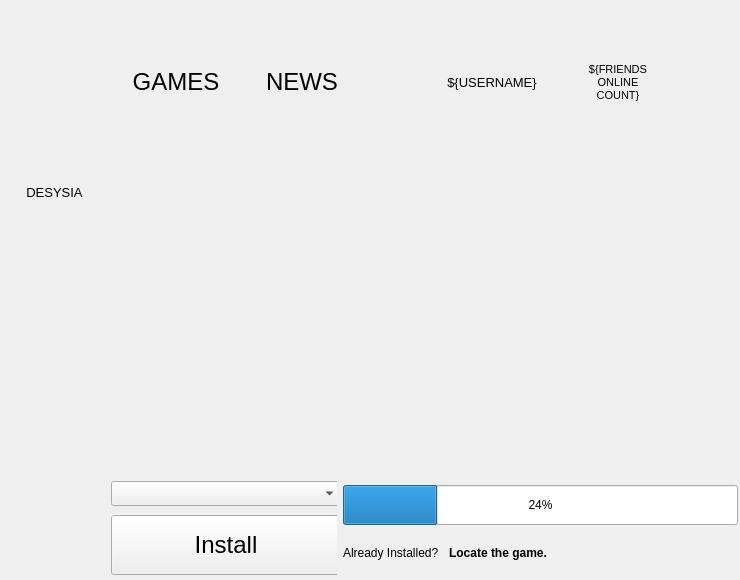
<?xml version="1.0" encoding="UTF-8"?>
<ui version="4.0">
 <class>MainWindowForm</class>
 <widget class="QWidget" name="MainWindowForm">
  <property name="geometry">
   <rect>
    <x>0</x>
    <y>0</y>
    <width>740</width>
    <height>580</height>
   </rect>
  </property>
  <property name="sizePolicy">
   <sizepolicy hsizetype="MinimumExpanding" vsizetype="Preferred">
    <horstretch>0</horstretch>
    <verstretch>0</verstretch>
   </sizepolicy>
  </property>
  <property name="minimumSize">
   <size>
    <width>250</width>
    <height>250</height>
   </size>
  </property>
  <property name="windowTitle">
   <string>Form</string>
  </property>
  <widget class="QWidget" name="verticalLayoutWidget">
   <property name="geometry">
    <rect>
     <x>0</x>
     <y>0</y>
     <width>742</width>
     <height>581</height>
    </rect>
   </property>
   <layout class="QVBoxLayout" name="verticalLayout">
    <item>
     <widget class="QWidget" name="toolbarWidget" native="true">
      <property name="enabled">
       <bool>false</bool>
      </property>
      <property name="sizePolicy">
       <sizepolicy hsizetype="MinimumExpanding" vsizetype="Fixed">
        <horstretch>0</horstretch>
        <verstretch>0</verstretch>
       </sizepolicy>
      </property>
      <property name="minimumSize">
       <size>
        <width>740</width>
        <height>40</height>
       </size>
      </property>
      <property name="maximumSize">
       <size>
        <width>16777215</width>
        <height>40</height>
       </size>
      </property>
      <property name="styleSheet">
       <string notr="true">background-color: transparent;</string>
      </property>
     </widget>
    </item>
    <item>
     <widget class="QWidget" name="mainFrameWidget" native="true">
      <property name="sizePolicy">
       <sizepolicy hsizetype="MinimumExpanding" vsizetype="Preferred">
        <horstretch>0</horstretch>
        <verstretch>0</verstretch>
       </sizepolicy>
      </property>
      <widget class="QWidget" name="horizontalLayoutWidget">
       <property name="geometry">
        <rect>
         <x>0</x>
         <y>0</y>
         <width>741</width>
         <height>72</height>
        </rect>
       </property>
       <layout class="QHBoxLayout" name="horizontalLayout">
        <item>
         <widget class="QPushButton" name="phantomNetMainButton">
          <property name="minimumSize">
           <size>
            <width>110</width>
            <height>60</height>
           </size>
          </property>
          <property name="maximumSize">
           <size>
            <width>110</width>
            <height>60</height>
           </size>
          </property>
          <property name="styleSheet">
           <string notr="true">background-color: transparent;</string>
          </property>
          <property name="text">
           <string/>
          </property>
          <property name="icon">
           <iconset theme=":/RV_Icon.png">
            <normalon>:/RV_Icon.png</normalon>
           </iconset>
          </property>
          <property name="iconSize">
           <size>
            <width>60</width>
            <height>60</height>
           </size>
          </property>
          <property name="flat">
           <bool>true</bool>
          </property>
         </widget>
        </item>
        <item>
         <widget class="QPushButton" name="gamesButton">
          <property name="minimumSize">
           <size>
            <width>120</width>
            <height>60</height>
           </size>
          </property>
          <property name="maximumSize">
           <size>
            <width>120</width>
            <height>60</height>
           </size>
          </property>
          <property name="font">
           <font>
            <pointsize>18</pointsize>
           </font>
          </property>
          <property name="styleSheet">
           <string notr="true">background-color: transparent;</string>
          </property>
          <property name="text">
           <string>GAMES</string>
          </property>
          <property name="flat">
           <bool>true</bool>
          </property>
         </widget>
        </item>
        <item>
         <widget class="QPushButton" name="newsButton">
          <property name="minimumSize">
           <size>
            <width>120</width>
            <height>60</height>
           </size>
          </property>
          <property name="maximumSize">
           <size>
            <width>120</width>
            <height>60</height>
           </size>
          </property>
          <property name="font">
           <font>
            <pointsize>18</pointsize>
           </font>
          </property>
          <property name="styleSheet">
           <string notr="true">background-color: transparent;</string>
          </property>
          <property name="text">
           <string>NEWS</string>
          </property>
          <property name="flat">
           <bool>true</bool>
          </property>
         </widget>
        </item>
        <item>
         <spacer name="horizontalSpacer">
          <property name="orientation">
           <enum>Qt::Horizontal</enum>
          </property>
          <property name="sizeHint" stdset="0">
           <size>
            <width>40</width>
            <height>20</height>
           </size>
          </property>
         </spacer>
        </item>
        <item>
         <widget class="QPushButton" name="userButton">
          <property name="minimumSize">
           <size>
            <width>120</width>
            <height>60</height>
           </size>
          </property>
          <property name="maximumSize">
           <size>
            <width>120</width>
            <height>60</height>
           </size>
          </property>
          <property name="font">
           <font>
            <pointsize>10</pointsize>
           </font>
          </property>
          <property name="styleSheet">
           <string notr="true">background-color: transparent;</string>
          </property>
          <property name="text">
           <string>${USERNAME}</string>
          </property>
          <property name="icon">
           <iconset theme=":/Status_Available">
            <normalon>:/Status_Available</normalon>
           </iconset>
          </property>
          <property name="flat">
           <bool>true</bool>
          </property>
         </widget>
        </item>
        <item>
         <widget class="QPushButton" name="friendsListButton">
          <property name="minimumSize">
           <size>
            <width>120</width>
            <height>60</height>
           </size>
          </property>
          <property name="maximumSize">
           <size>
            <width>120</width>
            <height>60</height>
           </size>
          </property>
          <property name="font">
           <font>
            <pointsize>8</pointsize>
           </font>
          </property>
          <property name="styleSheet">
           <string notr="true">background-color: transparent;</string>
          </property>
          <property name="text">
           <string>${FRIENDS
ONLINE
COUNT}</string>
          </property>
          <property name="icon">
           <iconset theme=":/Friends">
            <normalon>:/Friends</normalon>
           </iconset>
          </property>
          <property name="flat">
           <bool>true</bool>
          </property>
         </widget>
        </item>
        <item>
         <spacer name="horizontalSpacer_3">
          <property name="orientation">
           <enum>Qt::Horizontal</enum>
          </property>
          <property name="sizeHint" stdset="0">
           <size>
            <width>40</width>
            <height>20</height>
           </size>
          </property>
         </spacer>
        </item>
       </layout>
      </widget>
      <widget class="QWidget" name="horizontalLayoutWidget_2">
       <property name="geometry">
        <rect>
         <x>-1</x>
         <y>69</y>
         <width>741</width>
         <height>461</height>
        </rect>
       </property>
       <layout class="QHBoxLayout" name="horizontalLayout_2">
        <item>
         <widget class="QWidget" name="mainAreaWidget" native="true">
          <widget class="QScrollArea" name="leftScrollAreaGames">
           <property name="geometry">
            <rect>
             <x>-1</x>
             <y>-1</y>
             <width>111</width>
             <height>471</height>
            </rect>
           </property>
           <property name="styleSheet">
            <string notr="true">background-color: transparent;</string>
           </property>
           <property name="widgetResizable">
            <bool>true</bool>
           </property>
           <widget class="QWidget" name="scrollAreaWidgetContents">
            <property name="geometry">
             <rect>
              <x>0</x>
              <y>0</y>
              <width>109</width>
              <height>469</height>
             </rect>
            </property>
            <widget class="QWidget" name="desysiaWidget" native="true">
             <property name="geometry">
              <rect>
               <x>0</x>
               <y>0</y>
               <width>109</width>
               <height>131</height>
              </rect>
             </property>
             <widget class="QWidget" name="verticalLayoutWidget_4">
              <property name="geometry">
               <rect>
                <x>0</x>
                <y>0</y>
                <width>111</width>
                <height>127</height>
               </rect>
              </property>
              <layout class="QVBoxLayout" name="verticalLayout_5">
               <item>
                <widget class="QPushButton" name="desysiaGameButton_2">
                 <property name="text">
                  <string/>
                 </property>
                 <property name="icon">
                  <iconset theme=":/DE_Logo_1">
                   <normaloff>:/DE_Logo_2</normaloff>
                   <normalon>:/DE_Logo_2</normalon>
                   <disabledoff>DE_Logo_2</disabledoff>
                   <activeon>:/DE_Logo_1</activeon>
                   <selectedon>:/DE_Logo_1</selectedon>:/DE_Logo_2</iconset>
                 </property>
                 <property name="iconSize">
                  <size>
                   <width>90</width>
                   <height>81</height>
                  </size>
                 </property>
                 <property name="checkable">
                  <bool>true</bool>
                 </property>
                 <property name="checked">
                  <bool>false</bool>
                 </property>
                 <property name="autoRepeat">
                  <bool>false</bool>
                 </property>
                 <property name="autoExclusive">
                  <bool>false</bool>
                 </property>
                 <property name="flat">
                  <bool>true</bool>
                 </property>
                </widget>
               </item>
               <item>
                <widget class="QLabel" name="desysiaLabel_2">
                 <property name="font">
                  <font>
                   <pointsize>10</pointsize>
                  </font>
                 </property>
                 <property name="text">
                  <string>DESYSIA</string>
                 </property>
                 <property name="alignment">
                  <set>Qt::AlignCenter</set>
                 </property>
                </widget>
               </item>
              </layout>
             </widget>
            </widget>
           </widget>
          </widget>
          <widget class="QWidget" name="mainContentWidget" native="true">
           <property name="geometry">
            <rect>
             <x>109</x>
             <y>-1</y>
             <width>681</width>
             <height>471</height>
            </rect>
           </property>
           <property name="sizePolicy">
            <sizepolicy hsizetype="MinimumExpanding" vsizetype="MinimumExpanding">
             <horstretch>0</horstretch>
             <verstretch>0</verstretch>
            </sizepolicy>
           </property>
           <widget class="QWidget" name="contentWidget" native="true">
            <property name="geometry">
             <rect>
              <x>30</x>
              <y>30</y>
              <width>601</width>
              <height>331</height>
             </rect>
            </property>
            <widget class="QScrollArea" name="scrollArea_2">
             <property name="geometry">
              <rect>
               <x>-1</x>
               <y>-1</y>
               <width>601</width>
               <height>331</height>
              </rect>
             </property>
             <property name="styleSheet">
              <string notr="true">background-color: transparent;</string>
             </property>
             <property name="widgetResizable">
              <bool>true</bool>
             </property>
             <widget class="QWidget" name="scrollAreaWidgetContents_2">
              <property name="geometry">
               <rect>
                <x>0</x>
                <y>0</y>
                <width>599</width>
                <height>329</height>
               </rect>
              </property>
             </widget>
            </widget>
           </widget>
           <widget class="QWidget" name="horizontalLayoutWidget_3">
            <property name="geometry">
             <rect>
              <x>-1</x>
              <y>360</y>
              <width>631</width>
              <height>101</height>
             </rect>
            </property>
            <layout class="QHBoxLayout" name="horizontalLayout_3">
             <item>
              <widget class="QWidget" name="installWidget" native="true">
               <property name="minimumSize">
                <size>
                 <width>230</width>
                 <height>0</height>
                </size>
               </property>
               <property name="maximumSize">
                <size>
                 <width>200</width>
                 <height>16777215</height>
                </size>
               </property>
               <widget class="QWidget" name="verticalLayoutWidget_3">
                <property name="geometry">
                 <rect>
                  <x>-1</x>
                  <y>-1</y>
                  <width>241</width>
                  <height>111</height>
                 </rect>
                </property>
                <layout class="QVBoxLayout" name="verticalLayout_4">
                 <property name="leftMargin">
                  <number>5</number>
                 </property>
                 <property name="topMargin">
                  <number>5</number>
                 </property>
                 <property name="rightMargin">
                  <number>5</number>
                 </property>
                 <property name="bottomMargin">
                  <number>5</number>
                 </property>
                 <item>
                  <widget class="QComboBox" name="comboBox">
                   <property name="minimumSize">
                    <size>
                     <width>230</width>
                     <height>25</height>
                    </size>
                   </property>
                   <property name="maximumSize">
                    <size>
                     <width>230</width>
                     <height>25</height>
                    </size>
                   </property>
                   <property name="currentText">
                    <string/>
                   </property>
                   <property name="modelColumn">
                    <number>1</number>
                   </property>
                  </widget>
                 </item>
                 <item>
                  <widget class="QPushButton" name="installButton">
                   <property name="minimumSize">
                    <size>
                     <width>230</width>
                     <height>60</height>
                    </size>
                   </property>
                   <property name="maximumSize">
                    <size>
                     <width>230</width>
                     <height>60</height>
                    </size>
                   </property>
                   <property name="font">
                    <font>
                     <pointsize>18</pointsize>
                     <weight>50</weight>
                     <bold>false</bold>
                    </font>
                   </property>
                   <property name="text">
                    <string>Install</string>
                   </property>
                   <property name="flat">
                    <bool>false</bool>
                   </property>
                  </widget>
                 </item>
                </layout>
               </widget>
              </widget>
             </item>
             <item>
              <layout class="QVBoxLayout" name="verticalLayout_3">
               <item>
                <widget class="QProgressBar" name="progressBar">
                 <property name="minimumSize">
                  <size>
                   <width>0</width>
                   <height>40</height>
                  </size>
                 </property>
                 <property name="maximumSize">
                  <size>
                   <width>16777215</width>
                   <height>40</height>
                  </size>
                 </property>
                 <property name="value">
                  <number>24</number>
                 </property>
                </widget>
               </item>
               <item>
                <layout class="QHBoxLayout" name="horizontalLayout_4">
                 <item>
                  <widget class="QLabel" name="alreadyInstalledLabel">
                   <property name="text">
                    <string>Already Installed?</string>
                   </property>
                  </widget>
                 </item>
                 <item>
                  <widget class="QPushButton" name="locateGameButton">
                   <property name="font">
                    <font>
                     <weight>75</weight>
                     <bold>true</bold>
                    </font>
                   </property>
                   <property name="styleSheet">
                    <string notr="true">background-color: transparent;</string>
                   </property>
                   <property name="text">
                    <string>Locate the game.</string>
                   </property>
                   <property name="flat">
                    <bool>true</bool>
                   </property>
                  </widget>
                 </item>
                 <item>
                  <spacer name="horizontalSpacer_2">
                   <property name="orientation">
                    <enum>Qt::Horizontal</enum>
                   </property>
                   <property name="sizeHint" stdset="0">
                    <size>
                     <width>40</width>
                     <height>20</height>
                    </size>
                   </property>
                  </spacer>
                 </item>
                </layout>
               </item>
              </layout>
             </item>
            </layout>
           </widget>
          </widget>
         </widget>
        </item>
       </layout>
      </widget>
     </widget>
    </item>
   </layout>
  </widget>
 </widget>
 <resources/>
 <connections/>
</ui>
